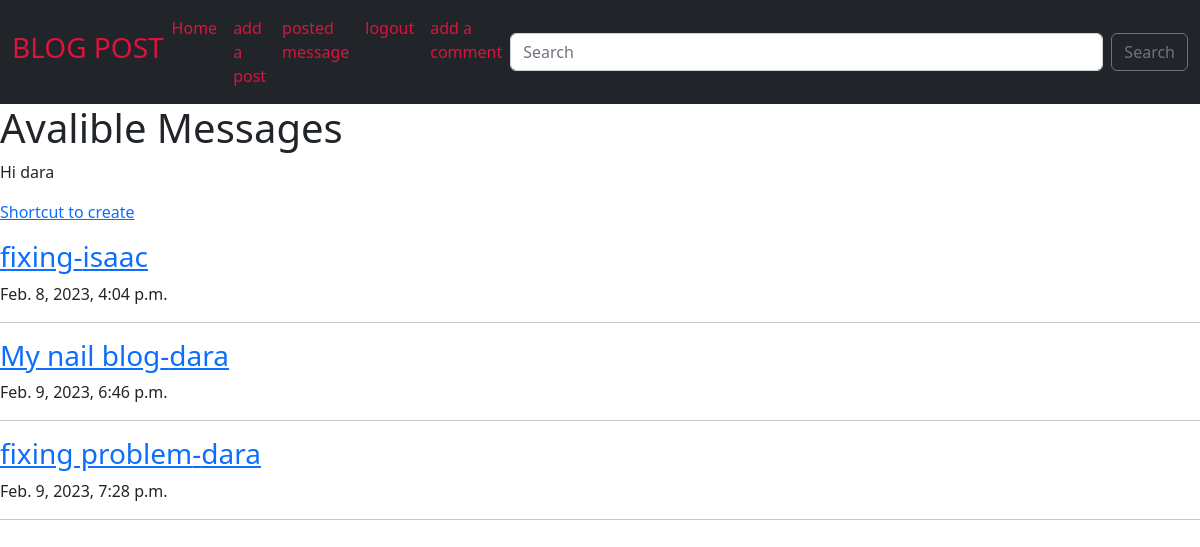
Page /messages/ (signed in) on the committed database.
### posts/models.py (models this page shows, shortened)
class Message(models.Model):
    author = models.ForeignKey(user, on_delete=models.CASCADE)
    title = models.CharField(max_length=100)
    message = models.TextField(max_length=1000)
    created_at = models.DateTimeField(auto_now_add=True)
    picture = models.ImageField(upload_to="image/", blank=True, null=True)
    likes = models.ManyToManyField(user, related_name="likes")

### posts/views.py (the view)
# urls.py: path("messages/", MessageListView.as_view(), name="messages"),
class MessageListView(LoginRequiredMixin, ListView):
    model = Message
    template_name = "posts/messages.html"
    context_object_name = "posts"

### posts/templates/posts/messages.html
{% extends "base.html" %}
{% block content %}
<h1>Avalible Messages</h1>
{% if user.is_authenticated %}
<p>Hi {{ user.username }}</p>
{%endif%}
<p><a href="{% url 'message_create' %}">Shortcut to create</a></p>
{% for message in posts %}
<h3><a href="{% url 'message_detail' message.pk %}">{{ message.title }}-{{ message.author }}</a></h3>
<p>{{ message.created_at }}</p>
<hr>
{% endfor %}
{% endblock content  %}

### rows in the picture
Message: title "fixing", author "isaac", created_at "Feb. 8, 2023, 4:04 p.m."
Message: title "My nail blog", author "dara", created_at "Feb. 9, 2023, 6:46 p.m."
Message: title "fixing problem", author "dara", created_at "Feb. 9, 2023, 7:28 p.m."

### other values in the picture
{{ user.username }} "dara"
